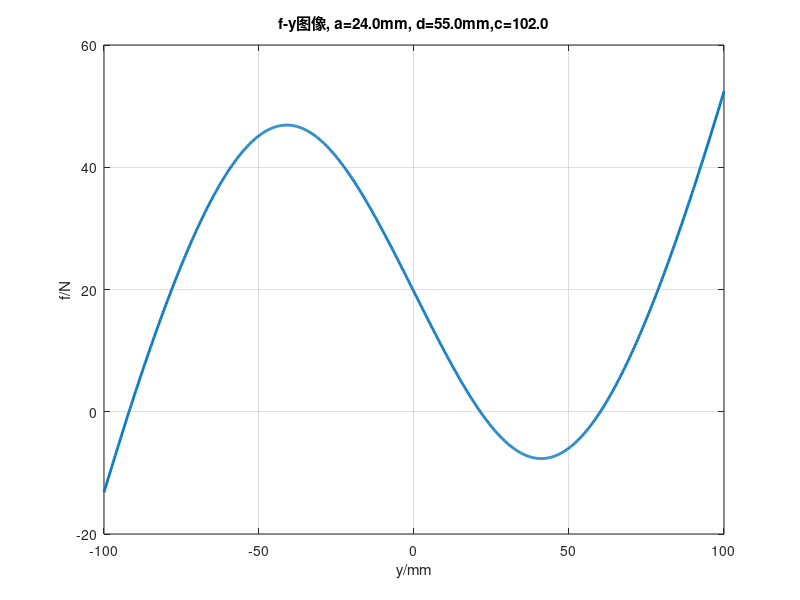
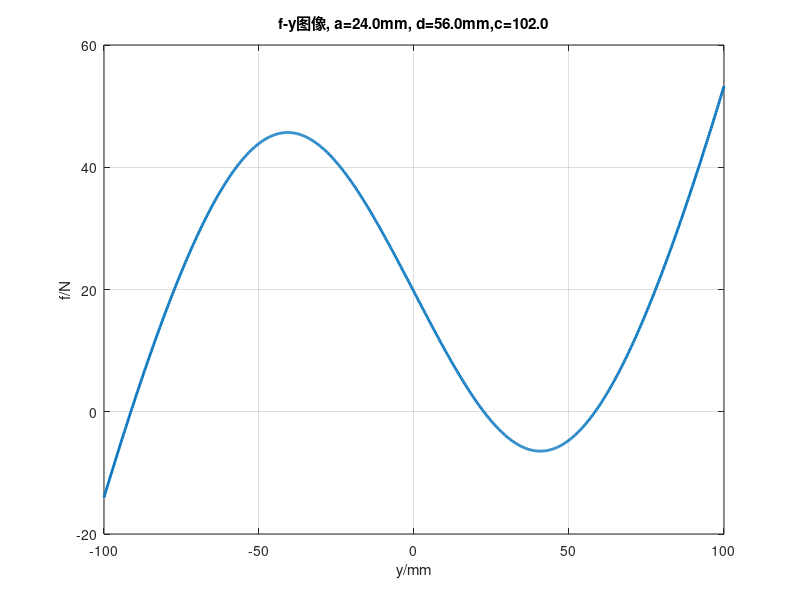
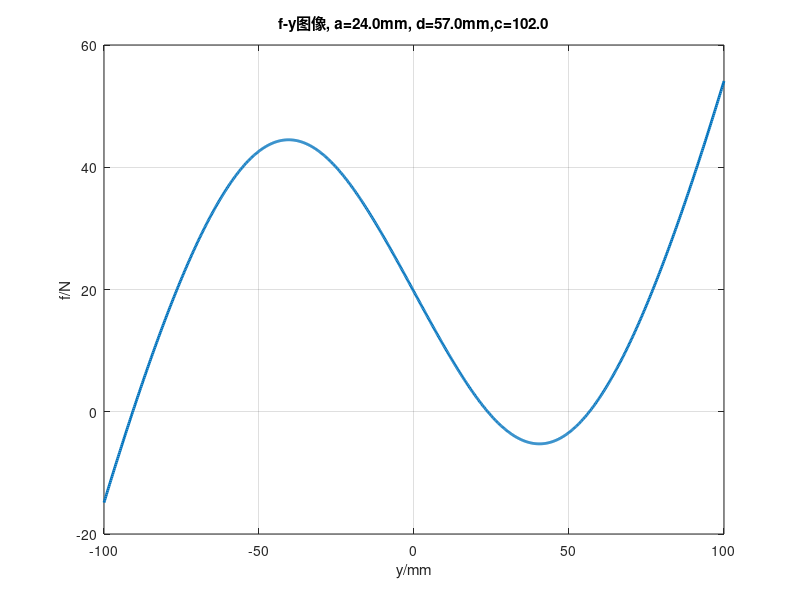
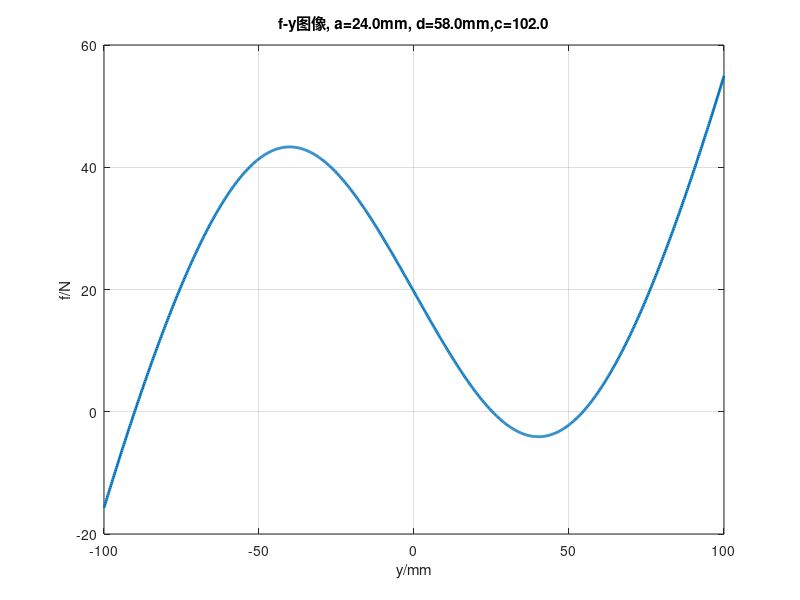

Write MATLAB code to recreate these figures, in order.
path = '~/Desktop/Figures';
if ~exist(path, 'dir'), mkdir(path); end

M = 2; %kg
g = 9.81;
c = 153.1-(M*g)/0.3843;

for a=24:44
    for d=55:80
        y = linspace(-100, 100, 1000);  % 设置x的范围和点数
        f = -2.*(119.2-sqrt((a+y).^2+d^2)).*(a+y).*0.362./sqrt((a+y).^2+d^2)+2.*(119.2-sqrt((-y).^2+d^2)).*(-y).*0.1825./sqrt((-y).^2+d^2)+2.*(119.2-sqrt((a-y).^2+d^2)).*(a-y).*0.362./sqrt((a-y).^2+d^2)+(153.1-c+y).*0.3843;

        fig = figure('Visible', 'off');
        plot(y, f, 'LineWidth', 2);
        grid on;
        xlabel('y/mm');
        ylabel('f/N');
        title(sprintf('f-y图像, a=%.1fmm, d=%.1fmm,c=%0.1f', a, d,c));

        exportgraphics(fig, sprintf('%s/fig_a%d_d%d.png', path, a, d), 'Resolution', 300);
        close(fig);
    end
end
